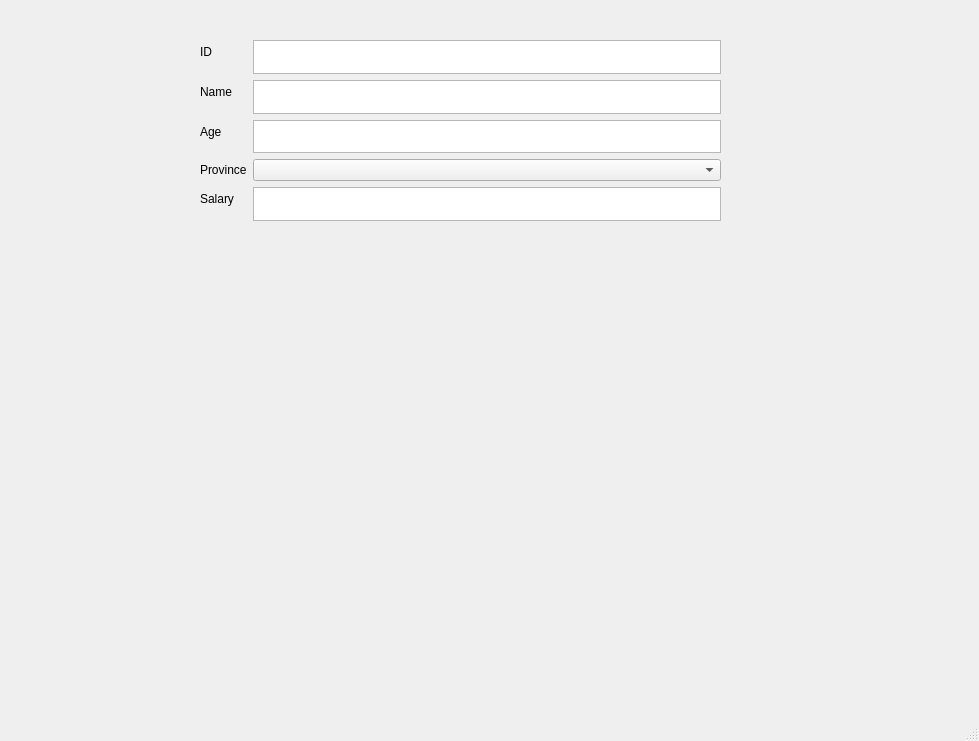
<?xml version="1.0" encoding="UTF-8"?>
<ui version="4.0">
 <class>MainWindow</class>
 <widget class="QMainWindow" name="MainWindow">
  <property name="geometry">
   <rect>
    <x>0</x>
    <y>0</y>
    <width>979</width>
    <height>741</height>
   </rect>
  </property>
  <property name="windowTitle">
   <string>MainWindow</string>
  </property>
  <widget class="QWidget" name="centralwidget">
   <widget class="QWidget" name="">
    <property name="geometry">
     <rect>
      <x>200</x>
      <y>40</y>
      <width>521</width>
      <height>181</height>
     </rect>
    </property>
    <layout class="QFormLayout" name="formLayout">
     <item row="0" column="0">
      <widget class="QLabel" name="label">
       <property name="text">
        <string>ID</string>
       </property>
      </widget>
     </item>
     <item row="0" column="1">
      <widget class="QTextEdit" name="textEdit"/>
     </item>
     <item row="1" column="0">
      <widget class="QLabel" name="label_2">
       <property name="text">
        <string>Name</string>
       </property>
      </widget>
     </item>
     <item row="1" column="1">
      <widget class="QTextEdit" name="textEdit_2"/>
     </item>
     <item row="2" column="0">
      <widget class="QLabel" name="label_3">
       <property name="text">
        <string>Age</string>
       </property>
      </widget>
     </item>
     <item row="2" column="1">
      <widget class="QTextEdit" name="textEdit_3"/>
     </item>
     <item row="3" column="0">
      <widget class="QLabel" name="label_4">
       <property name="text">
        <string>Province</string>
       </property>
      </widget>
     </item>
     <item row="3" column="1">
      <widget class="QComboBox" name="comboBox"/>
     </item>
     <item row="4" column="0">
      <widget class="QLabel" name="label_5">
       <property name="text">
        <string>Salary</string>
       </property>
      </widget>
     </item>
     <item row="4" column="1">
      <widget class="QTextEdit" name="textEdit_4"/>
     </item>
    </layout>
   </widget>
  </widget>
  <widget class="QMenuBar" name="menubar">
   <property name="geometry">
    <rect>
     <x>0</x>
     <y>0</y>
     <width>979</width>
     <height>22</height>
    </rect>
   </property>
  </widget>
  <widget class="QStatusBar" name="statusbar"/>
 </widget>
 <resources/>
 <connections/>
</ui>
